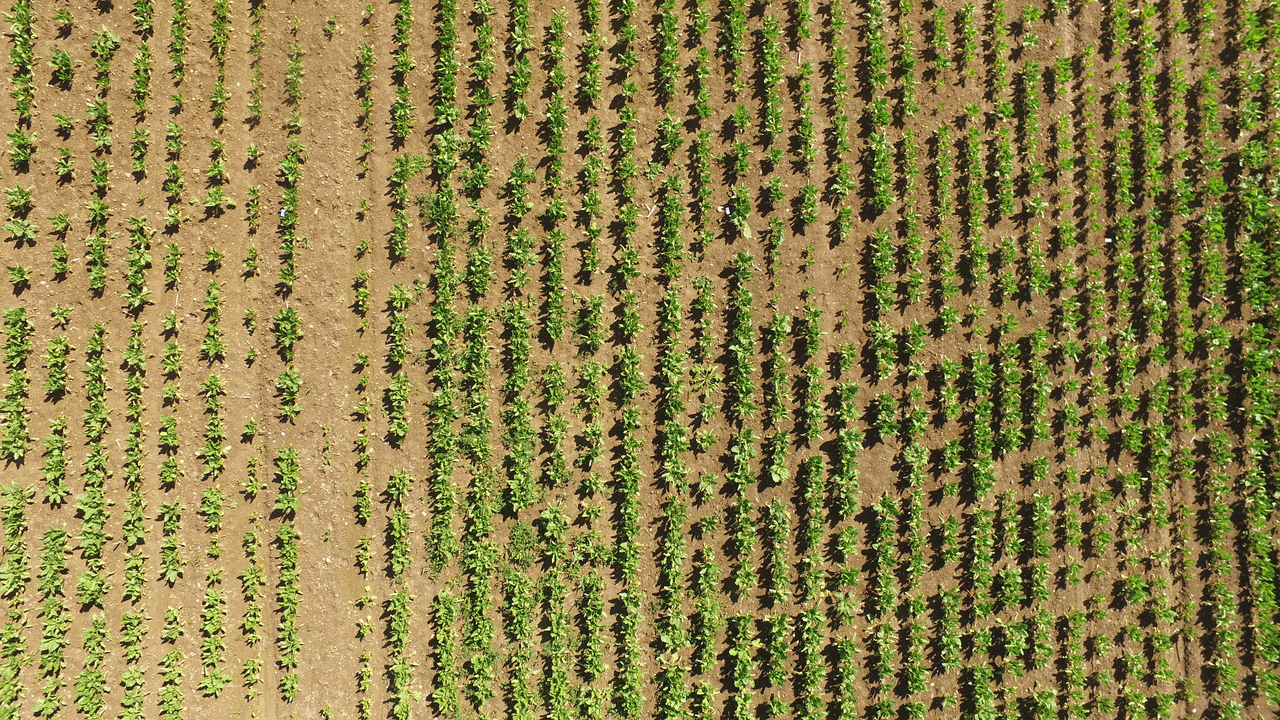
#> input picture Assignments/A1/data/grass.jpg, 1280 x 720 px, found by its file name
$ python task2.py
#> lines starting #> are read from the running program, lines starting #| are printed output that depends on the picture; after the words box and inside, x2 and y2 are one past the last pixel; in counts of white or black regions, pixels touching at a corner belong together
#import PIL
from PIL import Image
import numpy as np
import matplotlib.pyplot as plt
#print('Pillow Version:', PIL.__version__)

image = Image.open('grass.jpg')
#> image is the input picture: PIL image 1280x720 RGB; mean R, G, B 139.4, 128.4, 73
print(image.size)
#| (1280, 720)
print(image.mode)
#| RGB

# [7 lines of commented-out code are left out]

img_arr = np.asarray(image)

def pixel_treshold(img_arr, threshold = 110):

    img_arr_green = img_arr[:,:,1]
    img_arr_green = img_arr_green > threshold

    tresh_img = Image.fromarray(img_arr_green)
    return img_arr_green

#tresh_img.show()
#tresh_img.save("task2c.jpeg", "jpeg")


red = img_arr[:,:,0]
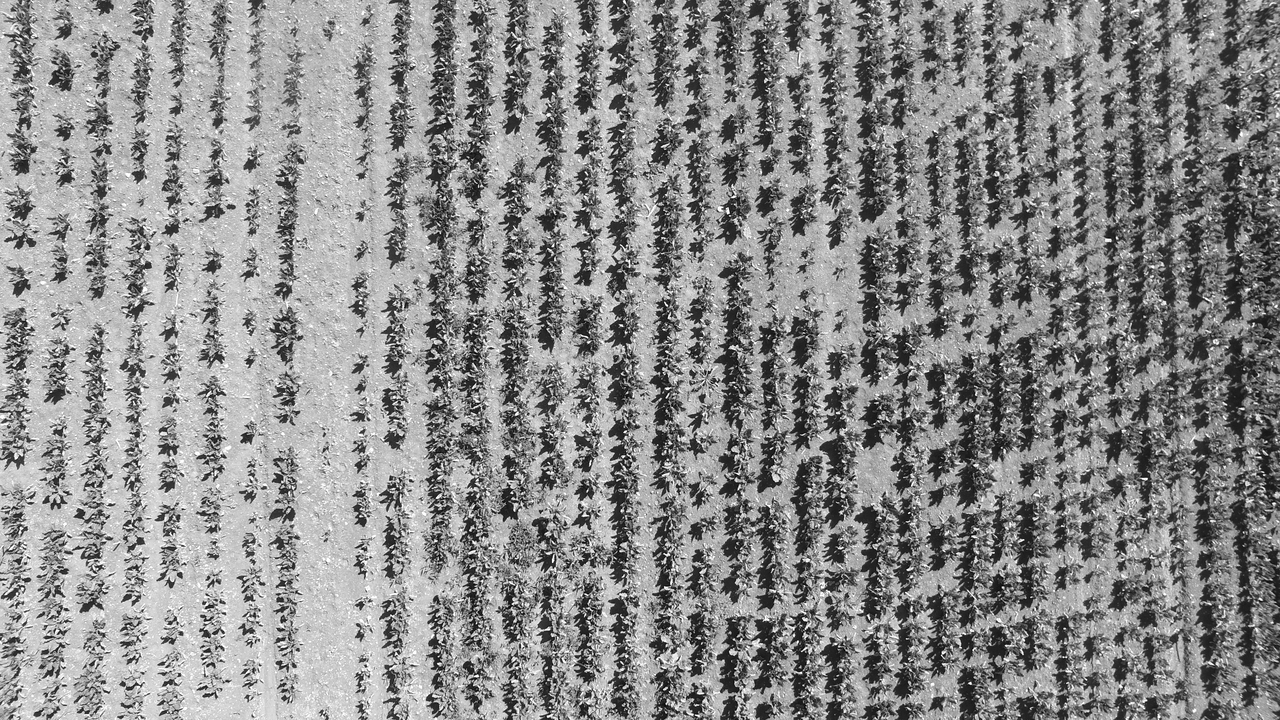
#> red: shape (720, 1280); min 0, max 255, mean 139.4
green = img_arr[:,:,1]
blue = img_arr[:,:,2]

sum_arr = np.sum(img_arr, axis=2)
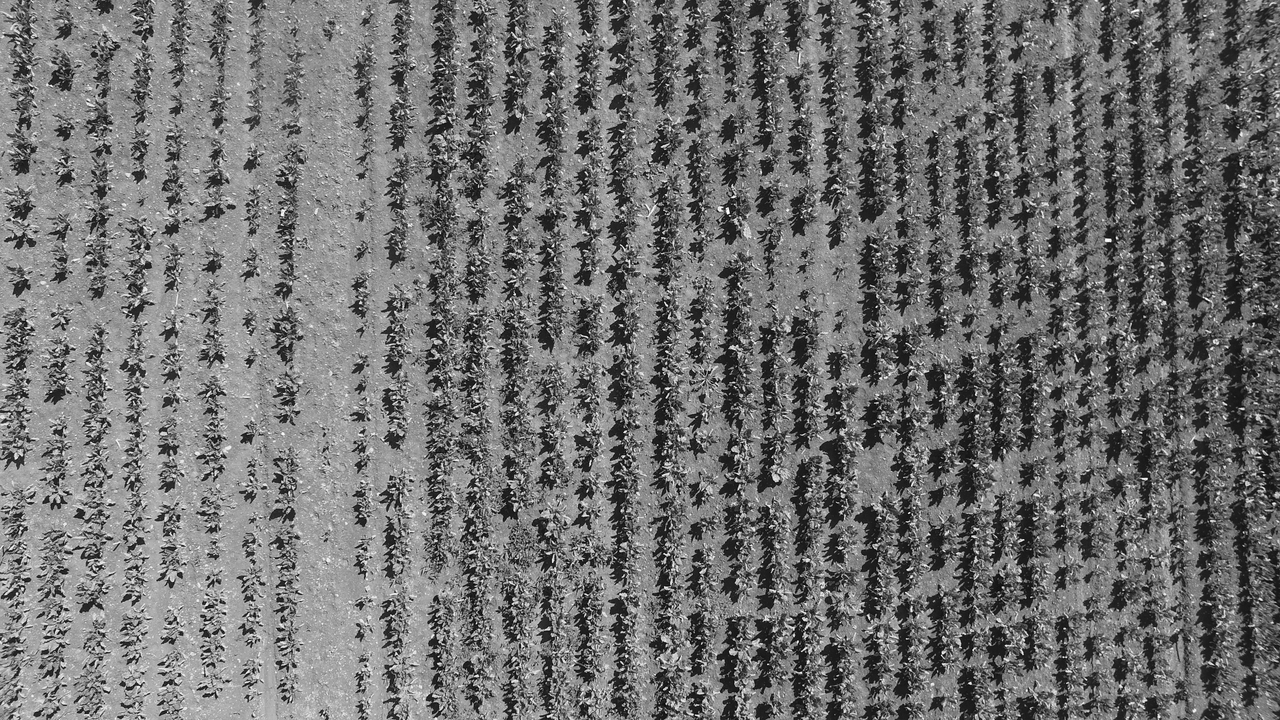
#> sum_arr: shape (720, 1280) uint64; min 0, max 765, mean 340.9; drawn with min black and max white
ind = np.where(sum_arr == 0)[0]
#> ind = [381, 386, 419, 586]
#ind = sum_arr == 0
np.put(sum_arr, ind, 1)
#> sum_arr: shape (720, 1280) uint64; under 0.01% of pixels changed, all inside (x1, y1, x2, y2) = (381, 0, 587, 1)

red = red/np.sum(img_arr, axis=2)
green = green/np.sum(img_arr, axis=2)
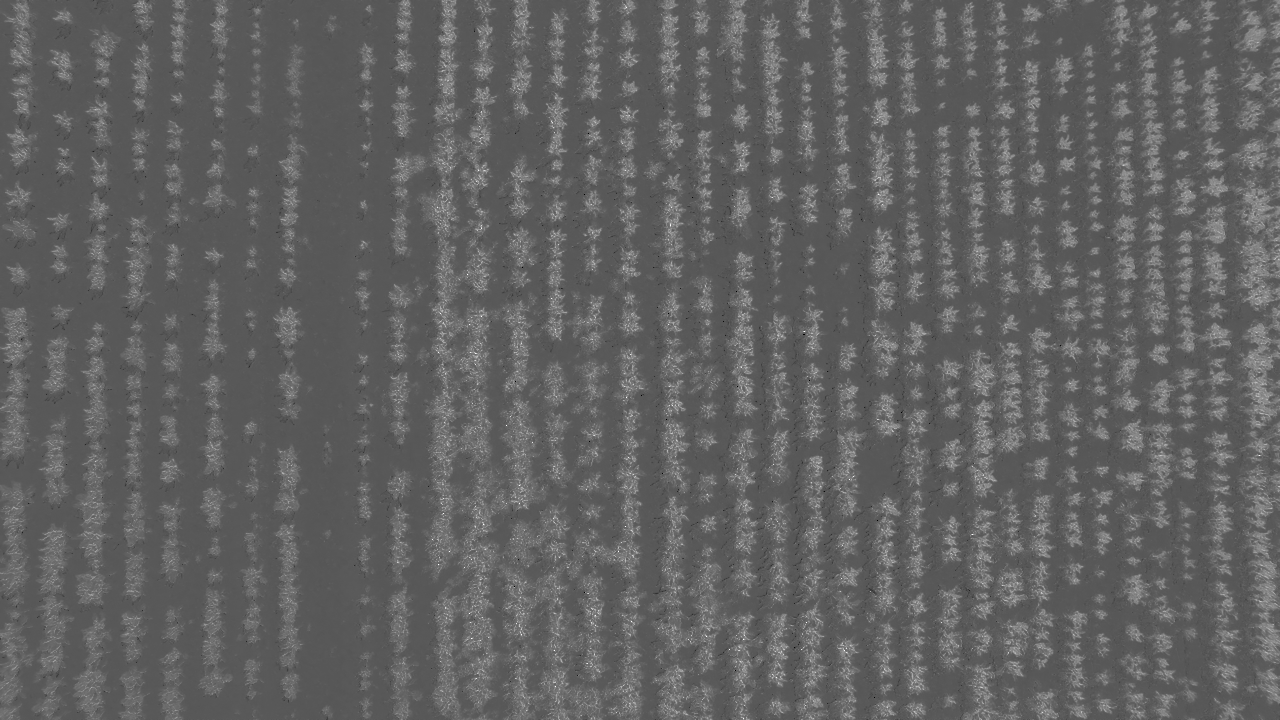
#> green: shape (720, 1280) float64; 0% of the values are NaN or infinite; the others: min 0, max 1, mean 0.385; drawn with min black, max white, NaN and infinite black
blue = blue/np.sum(img_arr, axis=2)
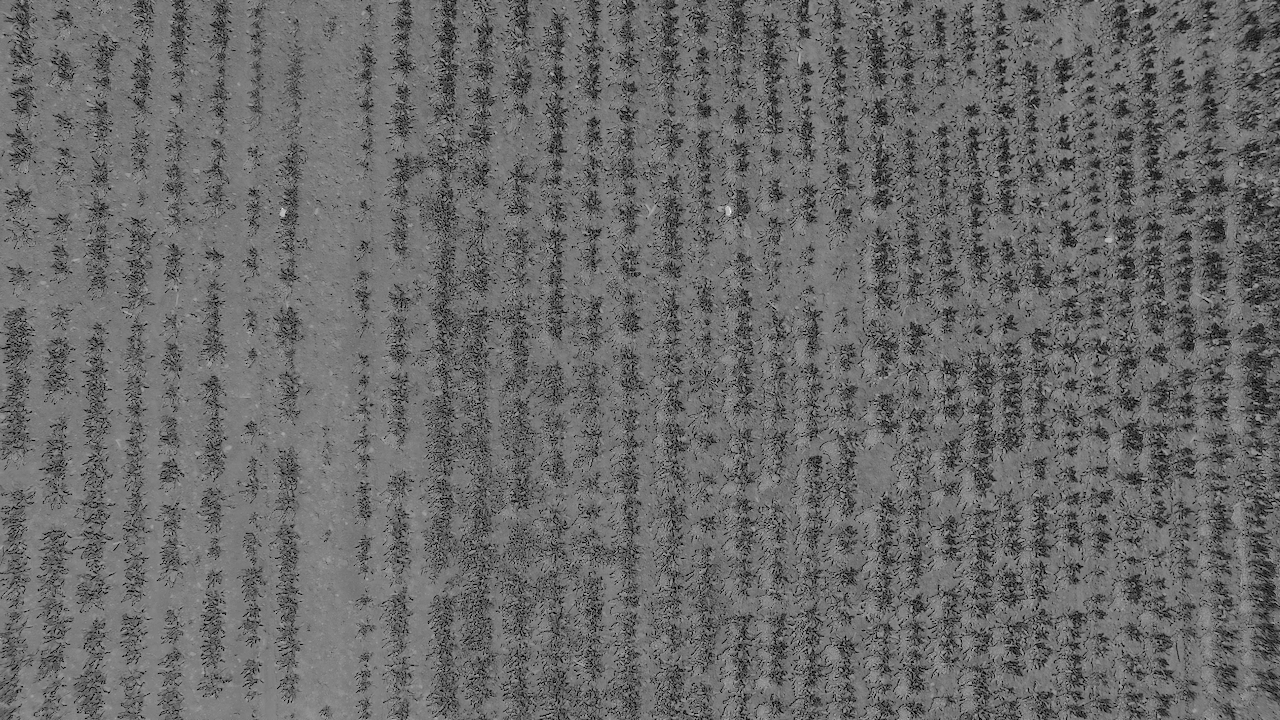
#> blue: shape (720, 1280) float64; 0% of the values are NaN or infinite; the others: min 0, max 0.483, mean 0.201; drawn with min black, max white, NaN and infinite black

red_img = Image.fromarray(red)
green_img = Image.fromarray(green)
blue_img = Image.fromarray(blue)

# red_img.show()

# red_img.save("red_task2d.jpeg", "jpeg")
# green_img.save("green_task2d.jpeg", "jpeg")
# blue_img.save("blue_task2d.jpeg", "jpeg")

# fig0, ax = plt.subplots(2, 2)

# ax[0,0].imshow(red, cmap="gray")

# ax[0,0].set_title("Red")

# ax[0,1].imshow(green, cmap="gray")
# ax[0,1].set_title("Green")

# ax[1,0].imshow(blue, cmap="gray")
# ax[1,0].set_title("Blue")
# plt.show()

#> (the run stopped early here; a loop or call above may not have finished)

$ run again, with Assignments/A1/data/grid.jpg copied over Assignments/A1/data/grass.jpg
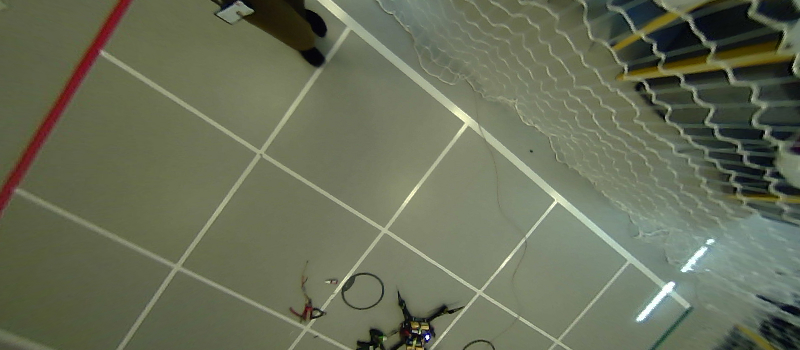
#> input picture Assignments/A1/data/grid.jpg, 800 x 350 px, found by its file name
#> image is the input picture: PIL image 800x350 RGB; mean R, G, B 103.7, 109.6, 87.4
#| (800, 350)
#| RGB
#> `blue = img_arr[:,:,2]`:
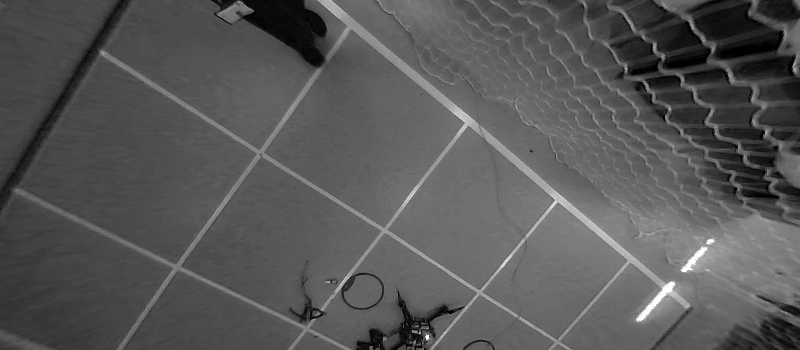
#> blue: shape (350, 800); min 0, max 255, mean 87.4
#> ind = [12, 67, 71, 71]
#> `blue = blue/np.sum(img_arr, axis=2)`:
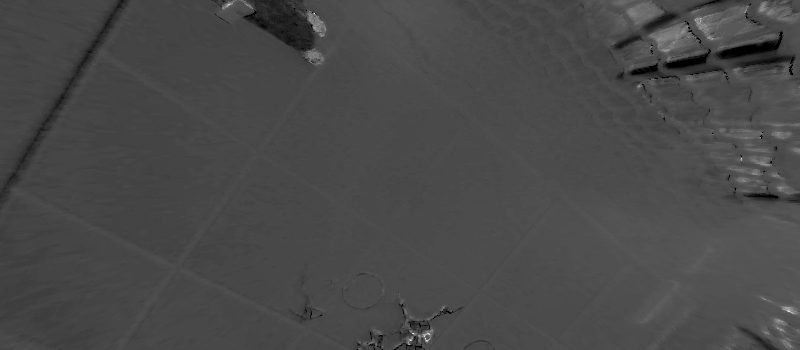
#> blue: shape (350, 800) float64; 0% of the values are NaN or infinite; the others: min 0, max 1, mean 0.288; drawn with min black, max white, NaN and infinite black
